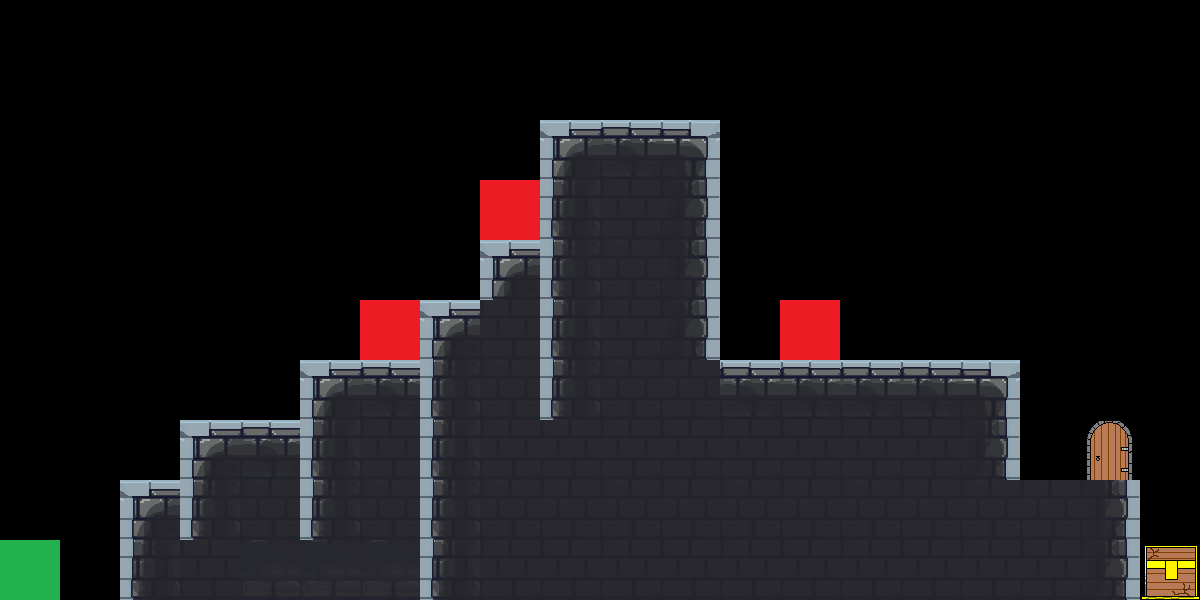

A 2D game scene composited from a Tiled map and its tileset images. What follows is a short description and the map's XML, with every tile layer's data as written:
An orthogonal 20x10 tile map with 60x60 px tiles, 1 tile layer (Слой тайлов 1).

<map version="1.4" tiledversion="1.4.3" orientation="orthogonal" renderorder="right-down" width="20" height="10" tilewidth="60" tileheight="60" infinite="0" nextlayerid="2" nextobjectid="1">
 <tileset firstgid="1" source="stonetileset.tsx" />
 <layer id="1" name="Слой тайлов 1" width="20" height="10">
  <data encoding="csv">
0,0,0,0,0,0,0,0,0,0,0,0,0,0,0,0,0,0,0,0,
0,0,0,0,0,0,0,0,0,0,0,0,0,0,0,0,0,0,0,0,
0,0,0,0,0,0,0,0,0,8,9,10,0,0,0,0,0,0,0,0,
0,0,0,0,0,0,0,0,2,15,16,17,0,0,0,0,0,0,0,0,
0,0,0,0,0,0,0,0,8,15,16,17,0,0,0,0,0,0,0,0,
0,0,0,0,0,0,2,8,16,15,16,17,0,2,0,0,0,0,0,0,
0,0,0,0,0,8,9,15,16,15,16,16,9,9,9,9,10,0,0,0,
0,0,0,8,9,15,16,15,16,16,16,16,16,16,16,16,17,0,4,0,
0,0,8,15,16,15,16,15,16,16,16,16,16,16,16,16,16,16,17,0,
3,0,15,16,23,23,23,15,16,16,16,16,16,16,16,16,16,16,17,5
</data>
 </layer>
</map>
